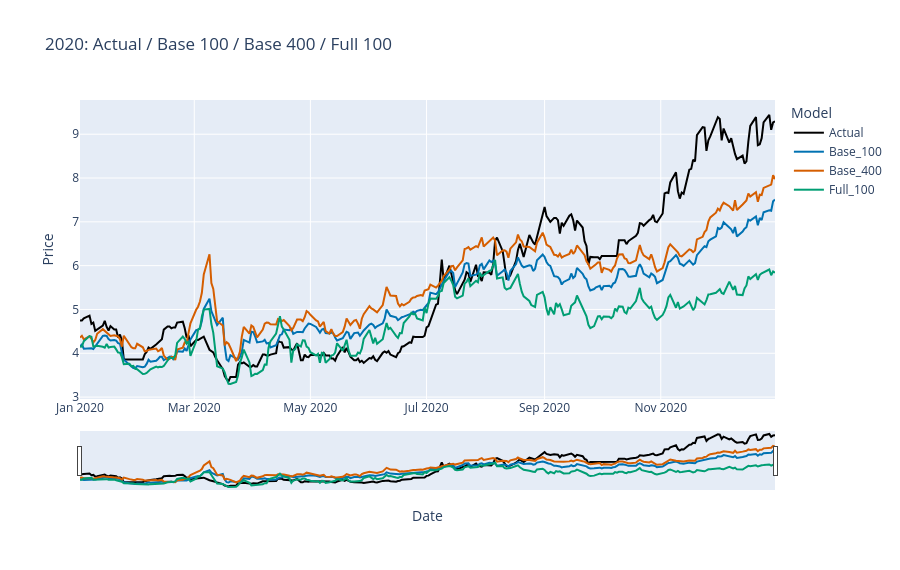

The code cell stored with this chart in its notebook:
### Markdown cell above
## 2020年预测曲线、误差与训练收敛

黑线为原目标股价。MAPE为平均绝对百分比误差，越小越好；MPE保留符号，负值表示平均低估。下面同时保留静态图和可缩放、悬停的交互图。

### Code cell
test=predictions[predictions.Split=='Test'].copy()
colors={'Base_100':'#0072B2','Base_400':'#D55E00','Full_100':'#009E73'}
fig,axes=plt.subplots(2,1,figsize=(13,8),constrained_layout=True)
axes[0].plot(te,y.loc[te],color='black',lw=1.7,label='Actual')
for name in order:
    g=test[test.Model==name]
    axes[0].plot(g.Date,g.Predicted,color=colors[name],lw=1.3,label=name)
    axes[1].plot(g.Date,g.PE,color=colors[name],lw=1.1,label=name)
axes[0].set(title='2020 | Train through 2019 | Base vs metal returns',ylabel='Target price (dataset units)')
axes[1].set(ylabel='Signed prediction error (%)',xlabel='Date'); axes[1].axhline(0,color='gray',ls='--')
for ax in axes: ax.legend(); ax.grid(alpha=.2)
fig.savefig(OUT/'test_comparison.png',dpi=150); plt.close(fig); display(Image(filename=str(OUT/'test_comparison.png')))
fig,axes=plt.subplots(1,2,figsize=(13,4.5),constrained_layout=True)
comparison[['Train_MAPE_percent','Test_MAPE_percent']].plot.bar(ax=axes[0],rot=0,color=['#7f8c8d','#0072B2'])
axes[0].set(title='Train / test MAPE',ylabel='MAPE (%)',xlabel='Model'); axes[0].margins(y=.2)
for c in axes[0].containers: axes[0].bar_label(c,fmt='%.2f',padding=3)
for family,g in history.groupby('Family'): axes[1].plot(g.Epoch,g.Train_MSE_standardized,label=family)
axes[1].set(title='Training convergence',xlabel='Epoch',ylabel='Standardized target MSE',yscale='log'); axes[1].legend(); axes[1].grid(alpha=.2)
fig.savefig(OUT/'metrics_convergence.png',dpi=150); plt.close(fig); display(Image(filename=str(OUT/'metrics_convergence.png')))
actual=pd.DataFrame({'Date':te,'Model':'Actual','Price':y.loc[te].to_numpy()})
lines=pd.concat([actual,test[['Date','Model','Predicted']].rename(columns={'Predicted':'Price'})],ignore_index=True)
fig=px.line(lines,x='Date',y='Price',color='Model',render_mode='svg',color_discrete_map={'Actual':'black',**colors},title='2020: Actual / Base 100 / Base 400 / Full 100',height=570)
fig.update_layout(hovermode='x unified',xaxis_rangeslider_visible=True)
fig.write_html(OUT/'test_comparison.html',include_plotlyjs=True)
display(fig)
monthly=test.assign(Month=test.Date.dt.strftime('%Y-%m')).groupby(['Month','Model']).APE.mean().unstack()[order]
monthly.to_csv(OUT/'monthly_mape.csv');display(monthly.round(3))

### Figure 1 — Plotly figure (JSON) as saved in the notebook; plotly's stock layout.template omitted (floating-point values rounded to 4 significant figures; data arrays with more than 128 entries replaced by an {"elided": "..."} marker saying what was removed)
{"data": [{"hovertemplate": "Model=Actual<br>Date=%{x}<br>Price=%{y}<extra></extra>", "legendgroup": "Actual", "line": {"color": "black", "dash": "solid"}, "marker": {"symbol": "circle"}, "mode": "lines", "name": "Actual", "orientation": "v", "showlegend": true, "type": "scatter", "x": {"elided": "271 str values"}, "xaxis": "x", "y": {"elided": "271 float values"}, "yaxis": "y"}, {"hovertemplate": "Model=Base_100<br>Date=%{x}<br>Price=%{y}<extra></extra>", "legendgroup": "Base_100", "line": {"color": "#0072B2", "dash": "solid"}, "marker": {"symbol": "circle"}, "mode": "lines", "name": "Base_100", "orientation": "v", "showlegend": true, "type": "scatter", "x": {"elided": "271 str values"}, "xaxis": "x", "y": {"elided": "271 float values"}, "yaxis": "y"}, {"hovertemplate": "Model=Base_400<br>Date=%{x}<br>Price=%{y}<extra></extra>", "legendgroup": "Base_400", "line": {"color": "#D55E00", "dash": "solid"}, "marker": {"symbol": "circle"}, "mode": "lines", "name": "Base_400", "orientation": "v", "showlegend": true, "type": "scatter", "x": {"elided": "271 str values"}, "xaxis": "x", "y": {"elided": "271 float values"}, "yaxis": "y"}, {"hovertemplate": "Model=Full_100<br>Date=%{x}<br>Price=%{y}<extra></extra>", "legendgroup": "Full_100", "line": {"color": "#009E73", "dash": "solid"}, "marker": {"symbol": "circle"}, "mode": "lines", "name": "Full_100", "orientation": "v", "showlegend": true, "type": "scatter", "x": {"elided": "271 str values"}, "xaxis": "x", "y": {"elided": "271 float values"}, "yaxis": "y"}], "layout": {"height": 570, "hovermode": "x unified", "legend": {"title": {"text": "Model"}, "tracegroupgap": 0}, "title": {"text": "2020: Actual / Base 100 / Base 400 / Full 100"}, "xaxis": {"anchor": "y", "domain": [0, 1], "rangeslider": {"visible": true}, "title": {"text": "Date"}}, "yaxis": {"anchor": "x", "domain": [0, 1], "title": {"text": "Price"}}}}
